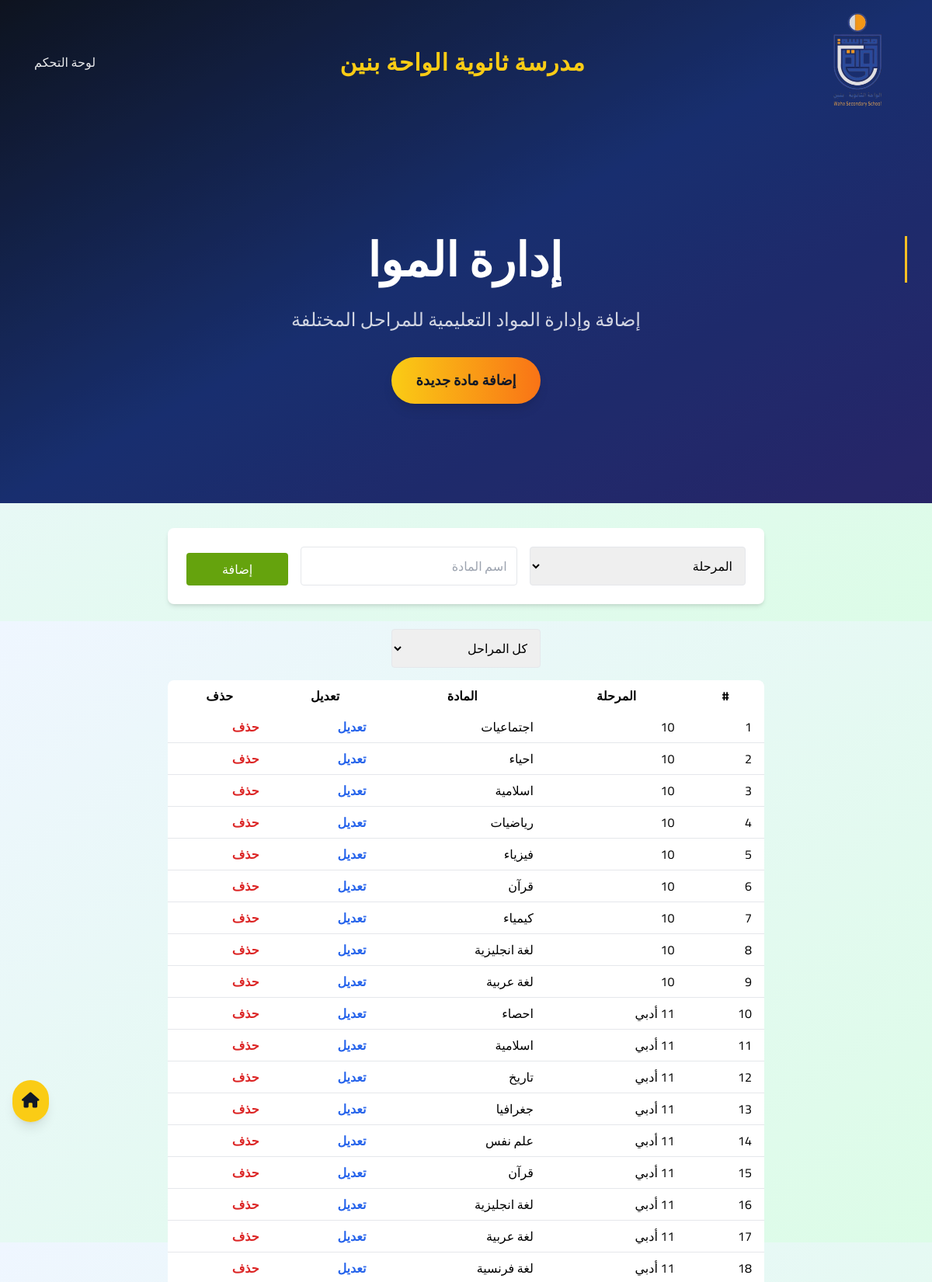
The page /admin/subjects (signed in, upper part) on the database its author committed.
### app.py (models this page shows)
class SchoolSettings(db.Model):
    id = db.Column(db.Integer, primary_key=True)
    school_logo = db.Column(db.String(255), nullable=True)
    school_name = db.Column(db.String(200), nullable=False)
    school_address = db.Column(db.Text, nullable=True)
    school_phone = db.Column(db.String(50), nullable=True)
    school_email = db.Column(db.String(100), nullable=True)
    school_vision = db.Column(db.Text, nullable=True)
    school_mission = db.Column(db.Text, nullable=True)
    school_values = db.Column(db.Text, nullable=True)
    google_maps_url = db.Column(db.String(500), nullable=True)
    youtube_url = db.Column(db.String(500), nullable=True)
    instagram_url = db.Column(db.String(500), nullable=True)
    telegram_url = db.Column(db.String(500), nullable=True)
    snapchat_url = db.Column(db.String(500), nullable=True)
    whatsapp_url = db.Column(db.String(500), nullable=True)
    academic_year = db.Column(db.String(50), nullable=True)
    academic_semester = db.Column(db.String(50), nullable=True)
    updated_at = db.Column(db.DateTime, default=datetime.utcnow, onupdate=datetime.utcnow)

class Subject(db.Model):
    id = db.Column(db.Integer, primary_key=True)
    stage = db.Column(db.String(20), nullable=False)
    subject = db.Column(db.String(100), nullable=False)

### app.py (the view, shortened to what this page needs)
@app.route('/admin/subjects', methods=['GET', 'POST'])
def admin_subjects():
    if 'role' not in session or (session['role'] != 'مشرف' and session['role'] != 'مشرف محتوى'):
        return redirect(url_for('login'))
    subjects = Subject.query.order_by(Subject.stage, Subject.subject).all()
    school_settings = get_school_settings()
    current_year = datetime.now().year
    return render_template('admin_subjects.html', subjects=subjects, school_settings=school_settings, current_year=current_year)

### app.py (called while the page is built, shortened)
def get_school_settings():
    try:
        settings = SchoolSettings.query.first()
        return settings
    except Exception as e:
        print(f"خطأ في get_school_settings: {e}")
        return SchoolSettings(
            school_name="اسم المدرسة",
            school_address="عنوان المدرسة",
            school_phone="",
            school_email="",
            school_vision="رؤية المدرسة",
            school_mission="رسالة المدرسة",
            school_values="",
            google_maps_url="",
            youtube_url="",
            instagram_url="",
            telegram_url="",
            snapchat_url="",
            whatsapp_url="",
            academic_year="2024-2025",
            academic_semester="الفصل الدراسي الأول"
        )

### templates/admin_subjects.html (shortened to what this page needs)
<!DOCTYPE html>
<html lang="ar" dir="rtl">
<head>
    <script src="https://cdn.tailwindcss.com"></script>
    <link href="https://cdnjs.cloudflare.com/ajax/libs/font-awesome/6.0.0/css/all.min.css" rel="stylesheet">
</head>
<body class="font-['Cairo'] bg-gradient-to-br from-blue-50 to-green-100 min-h-screen">
    <section class="relative bg-gradient-to-br from-gray-900 via-blue-900 to-indigo-900 text-white overflow-hidden">
        <div class="absolute inset-0 bg-black/20"></div>
        <div class="relative z-20">
            <div class="max-w-7xl mx-auto px-4 sm:px-6 lg:px-8">
                <div class="flex items-center justify-between h-32 md:h-36 lg:h-40">
                    <div class="flex items-center flex-shrink-0">
                        {% if school_settings and school_settings.school_logo %}
                    <img src="/assets/images/{{ school_settings.school_logo }}" alt="شعار المدرسة" class="h-24 md:h-28 lg:h-32 w-auto ">
                {% else %}
                    {% if school_settings and school_settings.school_logo %}
                    <img src="/assets/images/{{ school_settings.school_logo }}" alt="شعار المدرسة" class="h-24 md:h-28 lg:h-32 w-auto ">
                {% else %}
                    <img src="/assets/images/logo.png" alt="شعار المدرسة" class="h-24 md:h-28 lg:h-32 w-auto ">
                {% endif %}
                {% endif %}
                    </div>
                    <div class="flex-1 flex justify-center">
                                        <span class="text-base md:text-3xl font-extrabold text-yellow-400 tracking-wide font-['Cairo','Noto Kufi Arabic',sans-serif] select-none">
                    {% if school_settings and school_settings.school_name %}
                        {{ school_settings.school_name }}
                    {% else %}
                        سجل بيانات المدرسة من الاعدادات
                    {% endif %}
                </span>
                    </div>
                    <div class="flex items-center space-x-2 space-x-reverse">
                        <nav class="hidden md:flex items-center space-x-1 space-x-reverse mr-4">
                            <a href="/admin" class="px-3 py-2 rounded-md text-base font-medium text-white/90 hover:text-yellow-400 hover:bg-white/5 transition">لوحة التحكم</a>
                        </nav>
                    </div>
                </div>
            </div>
        </div>
        <div class="relative z-10 pb-32">
            <div class="max-w-7xl mx-auto px-4 sm:px-6 lg:px-8 pt-20">
                <div class="text-center">
                    <h1 class="text-4xl md:text-6xl font-bold mb-6 typing-text mt-16">
                    </h1>
                    <p class="text-xl md:text-2xl text-white/80 mb-8 max-w-3xl mx-auto mt-8">
                        إضافة وإدارة المواد التعليمية للمراحل المختلفة
                    </p>
                    <div class="flex justify-center">
                        <button class="cta-button bg-gradient-to-r from-yellow-400 to-orange-500 text-gray-900 px-8 py-4 rounded-full font-bold text-lg shadow-lg hover:shadow-xl transition-all duration-300">
                            إضافة مادة جديدة
                        </button>
                    </div>
                </div>
            </div>
        </div>
    </section>
    <div class="fixed left-4 top-1/2 transform -translate-y-1/2 z-50">
        <a href="/admin" class="bg-yellow-400 hover:bg-yellow-500 text-gray-900 p-3 rounded-full shadow-lg transition-all duration-300 hover:scale-110 hover:shadow-xl">
            <i class="fas fa-home text-xl"></i>
        </a>
    </div>
    <div class="container mx-auto px-4 py-8">
        <form method="POST" class="bg-white rounded-lg shadow-md p-6 mb-8 grid grid-cols-1 md:grid-cols-5 gap-4 w-full max-w-3xl mx-auto">
            <select name="stage" required class="border rounded px-3 py-2 focus:outline-none focus:ring-2 focus:ring-lime-200 col-span-2 w-full">
                <option value="" disabled selected>المرحلة</option>
            </select>
            <input name="subject" type="text" required placeholder="اسم المادة" class="border rounded px-3 py-2 focus:outline-none focus:ring-2 focus:ring-lime-200 col-span-2 w-full">
            <button type="submit" class="col-span-1 md:col-span-1 bg-lime-600 text-white rounded py-2 mt-2 hover:bg-lime-700 transition w-full">إضافة</button>
        </form>
        <div class="flex flex-wrap gap-2 justify-center items-center mb-4">
            <select id="filterStage" class="border rounded px-3 py-2 focus:outline-none focus:ring-2 focus:ring-lime-200 w-48">
                <option value="">كل المراحل</option>
            </select>
        </div>
        <div class="overflow-x-auto w-full max-w-3xl mx-auto">
            <table id="subjectsTable" class="min-w-full bg-white rounded-lg shadow-md text-xs md:text-base">
                <thead>
                    <tr>
                        <th class="py-2 px-4">#</th>
                        <th class="py-2 px-4">المرحلة</th>
                        <th class="py-2 px-4">المادة</th>
                        <th class="py-2 px-4">تعديل</th>
                        <th class="py-2 px-4">حذف</th>
                    </tr>
                </thead>
                <tbody>
                    {% for subject in subjects %}
                    <tr class="border-b hover:bg-lime-50">
                        <td class="py-2 px-4">{{ loop.index }}</td>
                        <td class="py-2 px-4">{{ subject.stage }}</td>
                        <td class="py-2 px-4">{{ subject.subject }}</td>
                        <td class="py-2 px-4">
                            <a href="/admin/subjects/edit/{{ subject.id }}" class="text-blue-600 hover:underline font-bold">تعديل</a>
                        </td>
                        <td class="py-2 px-4">
                            <form method="POST" action="/admin/subjects/delete/{{ subject.id }}" onsubmit="return confirm('هل أنت متأكد من حذف هذه المادة؟');">
                                <button type="submit" class="text-red-600 hover:underline font-bold">حذف</button>
                            </form>
                        </td>
                    </tr>
                    {% endfor %}
                </tbody>
            </table>
        </div>
    </div>
</body>
</html>

### templates/admin_subjects.html (style rules this page uses)
.typing-text { border-right: 3px solid #fbbf24; white-space: nowrap; }
.cta-button { position: relative; overflow: hidden; transition: all 0.3s ease; }
.cta-button::before { content: ''; position: absolute; top: 0; left: -100%; width: 100%; height: 100%; background: linear-gradient(90deg, transparent, rgba(255, 255, 255, 0.2), transparent); transition: left 0.5s; }

### rows shown on the page
SchoolSettings: school_logo (picture), school_name "مدرسة ثانوية الواحة بنين"
Subject: stage "10", subject "اجتماعيات"
Subject: stage "10", subject "احياء"
Subject: stage "10", subject "اسلامية"
Subject: stage "10", subject "رياضيات"
Subject: stage "10", subject "فيزياء"
Subject: stage "10", subject "قرآن"
Subject: stage "10", subject "كيمياء"
Subject: stage "10", subject "لغة انجليزية"
Subject: stage "10", subject "لغة عربية"
Subject: stage "11 أدبي", subject "احصاء"
Subject: stage "11 أدبي", subject "اسلامية"
Subject: stage "11 أدبي", subject "تاريخ"
Subject: stage "11 أدبي", subject "جغرافيا"
Subject: stage "11 أدبي", subject "علم نفس"
Subject: stage "11 أدبي", subject "قرآن"
Subject: stage "11 أدبي", subject "لغة انجليزية"
Subject: stage "11 أدبي", subject "لغة عربية"
Subject: stage "11 أدبي", subject "لغة فرنسية"
